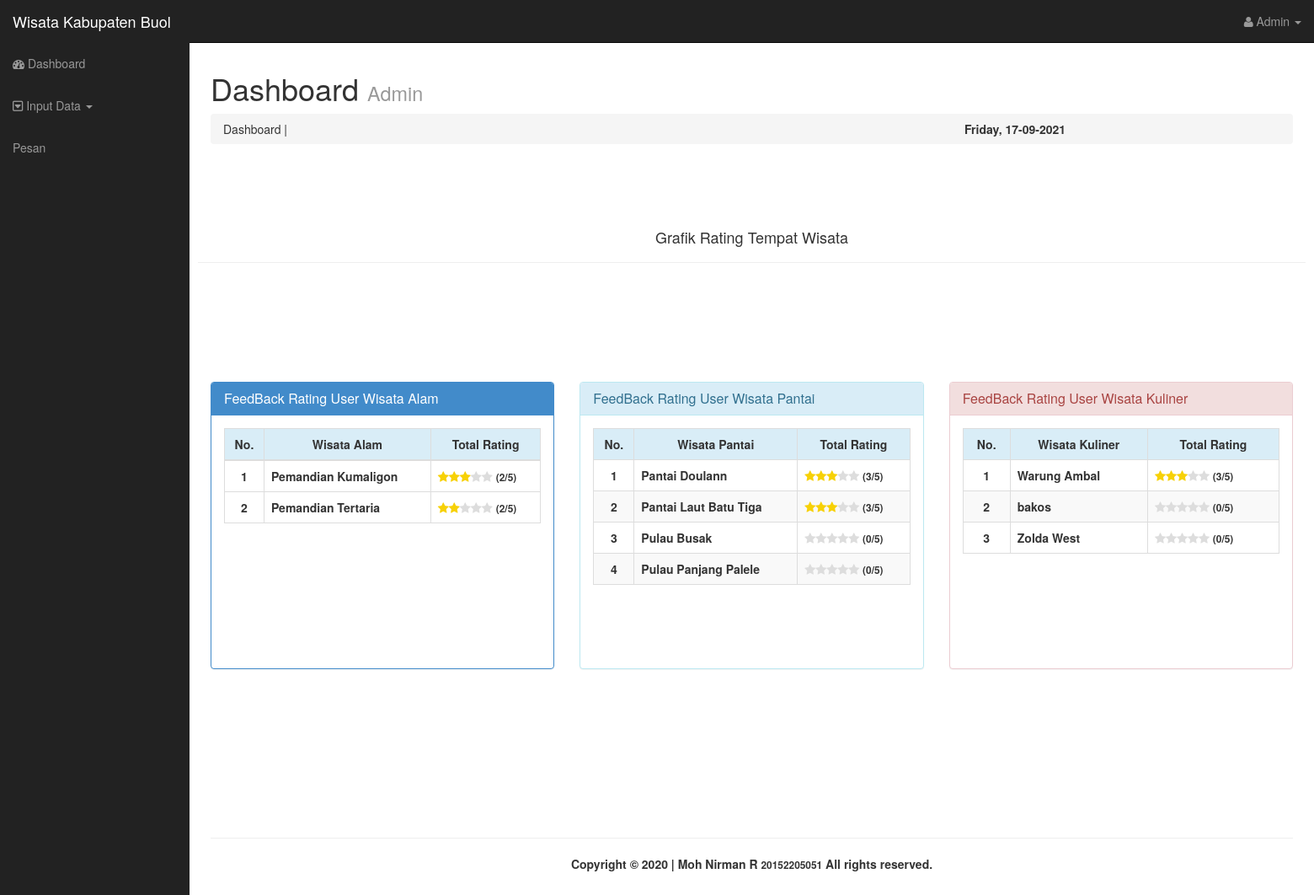
Screenshot of /admin/administrator/home2.php (signed in) with the database file from the repository.
### tables this page shows
CREATE TABLE `df_wisata` (
  `id_lokasi` int(6) NOT NULL,
  `nm_lokasi` varchar(30) NOT NULL,
  `gr_lintang` varchar(20) NOT NULL,
  `gr_bujur` varchar(30) NOT NULL,
  `informasi` longtext NOT NULL,
  `gambar` varchar(100) NOT NULL,
  `id_user` int(11) NOT NULL
);

CREATE TABLE `pantai` (
  `id_pantai` int(6) NOT NULL,
  `nm_pantai` varchar(30) NOT NULL,
  `gr_lintang` varchar(30) NOT NULL,
  `gr_bujur` varchar(30) NOT NULL,
  `inf_pantai` longtext NOT NULL,
  `gambar` varchar(100) NOT NULL,
  `id_user` int(11) NOT NULL
);

CREATE TABLE `k_rating` (
  `id_user` varchar(15) NOT NULL,
  `rating` tinyint(1) NOT NULL,
  `perbaikan` varchar(255) NOT NULL,
  `id_kuliner` varchar(30) NOT NULL,
  `nama_user` varchar(30) NOT NULL,
  `komentar` varchar(100) NOT NULL
);

CREATE TABLE `df_kuliner` (
  `id_kuliner` int(6) NOT NULL,
  `nm_kuliner` varchar(100) NOT NULL,
  `gr_lintang` varchar(30) NOT NULL,
  `gr_bujur` varchar(30) NOT NULL,
  `info_kuliner` longtext NOT NULL,
  `gambar` varchar(100) NOT NULL,
  `id_user` int(11) NOT NULL
);

### admin/administrator/views/dashboard.php (the view, shortened to what this page needs)
<div class="row">
  <body bgcolor="dark">
    <div class="col-lg-12">
      <h1>Dashboard <small>Admin</small></h1>
      <ol class="breadcrumb">
        <li style="color: #222s;"><i class="icon-dashboard"></i> Dashboard |  <b style="margin-left: 800px;"><?php echo date('l, d-m-Y');?></hb></li>
      </ol>
    </div>
</div>
<div class="row">
  <div class="col-lg-12">
  </div>
</div>
<div class="row">
  <h4 style="text-align: center;">Grafik Rating Tempat Wisata</h4>
  <hr />
  <div class="col-md-4 col-sm-12">
  </div>
  <div class="col-md-4 col-sm-12">
  </div>
  <div class="col-md-4 col-sm-12">
  </div>
</div>
<div style="margin-bottom: 100px;">&nbsp;</div>
<div class="row">
  <div class="col-lg-4">
    <div class="panel panel-primary">
      <div class="panel-heading">
        <h3 class="panel-title"> FeedBack Rating User Wisata Alam </h3>
      </div>
      <div class="panel-body" style="height: 300px; overflow: scroll;">
        <div class="table-responsive">
          <table class="table table-bordered table-hover tablesorter">
            <thead>
            <tr>
              <th class="info">
                <div align="center">No.</div>
              </th>
              <th class="info">
                <div align="center">Wisata Alam</div>
              </th>
              <th class="info">
                <div align="center">Total Rating</div>
              </th>
            </tr>
            </thead>
            <tbody>
              <?php
              include 'config/koneksi.php';
              $no = 1;
              if ($_SESSION['level'] == 'admin') {
                $get = $config->query("SELECT c.id_lokasi AS id_lokasi, nm_lokasi, AVG(rating) AS rating, nama_user,komentar,r.id_user AS id_user FROM df_wisata c LEFT JOIN t_rating r ON(c.id_lokasi = r.id_lokasi) GROUP BY c.id_lokasi ORDER BY rating DESC");
              } else {
                $get = $config->query("SELECT c.id_lokasi AS id_lokasi, nm_lokasi, AVG(rating) AS rating, nama_user,komentar,r.id_user AS id_user FROM df_wisata c LEFT JOIN t_rating r ON(c.id_lokasi = r.id_lokasi) WHERE c.id_user = '$_SESSION[id_user]' GROUP BY c.id_lokasi ORDER BY rating DESC");
              }
              if ($get->num_rows > 0) {
                while ($d = $get->fetch_assoc()) {
                  $star = '';
                  for ($i = 1; $i <= 5; $i++) {
                    if ($i <= ceil($d['rating'])) {
                      $star .= '<span class="on"><i class="fa fa-star"></i></span>';
                    } else {
                      $star .= '<span class="off"><i class="fa fa-star"></i></span>';
                    }
                  } ?>
                  <tr>
                    <td align="center"><?php echo $no++; ?></td>
                    <td>
                      <div align="LEFT"><?php echo $d['nm_lokasi']; ?></div>
                    </td>
                    <td>
                      <div align="justify">
                        <div class="star">
                          <?php echo $star; ?> <small>(<?php echo ($d['rating'] != '') ? (int)$d['rating'] : 0; ?>/5)</small>
                        </div>
                      </div>
                    </td>
                  </tr>
              <?php
                }
              }
              ?>
            </tbody>
          </table>
        </div>
      </div>
    </div>
  </div>
  <div class="col-lg-4">
    <div class="panel panel-info">
      <div class="panel-heading">
        <h3 class="panel-title"> FeedBack Rating User Wisata Pantai</h3>
      </div>
      <div class="panel-body " style="height: 300px; overflow: scroll;">
        <div class="table-responsive">
          <table class="table table-hover table-striped table-bordered table-sm">
            <tr>
              <th class="info">
                <div align="center">No.</div>
              </th>
              <th class="info">
                <div align="center">Wisata Pantai</div>
              </th>
              <th class="info">
                <div align="center">Total Rating</div>
              </th>
            </tr>
            <?php
            include 'config/koneksi.php';
            $no = 1;
            if ($_SESSION['level'] == 'admin') {
              $get = $config->query("SELECT c.id_pantai AS id_pantai, nm_pantai,  AVG(rating) AS rating, nama_user,komentar, r.id_user AS id_user FROM pantai c LEFT JOIN p_rating r ON(c.id_pantai = r.id_pantai) GROUP BY c.id_pantai ORDER BY rating DESC");
            } else {
              $get = $config->query("SELECT c.id_pantai AS id_pantai, nm_pantai,  AVG(rating) AS rating, nama_user,komentar, r.id_user AS id_user FROM pantai c LEFT JOIN p_rating r ON(c.id_pantai = r.id_pantai) WHERE c.id_user = '$_SESSION[id_user]' GROUP BY c.id_pantai ORDER BY rating DESC");
            }
            if ($get->num_rows > 0) {
              while ($d = $get->fetch_assoc()) {
                $star = '';
                for ($i = 1; $i <= 5; $i++) {
                  if ($i <= ceil($d['rating'])) {
                    $star .= '<span class="on"><i class="fa fa-star"></i></span>';
                  } else {
                    $star .= '<span class="off"><i class="fa fa-star"></i></span>';
                  }
                } ?>
                <tr>
                  <td align="center"><?php echo $no++; ?></td>
                  <td>
                    <div align="LEFT"><?php echo $d['nm_pantai']; ?></div>
                  </td>
                  <td>
                    <div align="justify">
                      <div align="justify">
                        <div class="star">
                          <?php echo $star; ?> <small>(<?php echo ($d['rating'] != '') ? (int)$d['rating'] : 0; ?>/5)</small>
                        </div>
                      </div>
                  </td>
                </tr>
            <?php
              }
            }
            ?>
          </table>
        </div>
      </div>
    </div>
  </div>
  <div class="col-lg-4">
    <div class="panel panel-danger">
      <div class="panel-heading">
        <h3 class="panel-title"> FeedBack Rating User Wisata Kuliner</h3>
      </div>
      <div class="panel-body" style="height: 300px; overflow: scroll; ">
        <div class="table-responsive">
          <table class="table table-hover table-striped table-bordered table-sm">
            <tr>
              <th class="info">
                <div align="center">No.</div>
              </th>
              <th class="info">
                <div align="center">Wisata Kuliner</div>
              </th>
              <th class="info">
                <div align="center">Total Rating</div>
              </th>
            </tr>
            <?php
            include 'config/koneksi.php';
            $no = 1;
            if ($_SESSION['level'] == 'admin') {
              $get = $config->query("SELECT c.id_kuliner AS id_kuliner, nm_kuliner,  AVG(rating) AS rating, nama_user,komentar, r.id_user AS id_user FROM df_kuliner c LEFT JOIN k_rating r ON(c.id_kuliner = r.id_kuliner) GROUP BY c.id_kuliner ORDER BY rating DESC");
            } else {
              $get = $config->query("SELECT c.id_kuliner AS id_kuliner, nm_kuliner,  AVG(rating) AS rating, nama_user,komentar, r.id_user AS id_user FROM df_kuliner c LEFT JOIN k_rating r ON(c.id_kuliner = r.id_kuliner) WHERE c.id_user = '$_SESSION[id_user]' GROUP BY c.id_kuliner ORDER BY rating DESC");
            }
            if ($get->num_rows > 0) {
              while ($d = $get->fetch_assoc()) {
                $star = '';
                for ($i = 1; $i <= 5; $i++) {
                  if ($i <= ceil($d['rating'])) {
                    $star .= '<span class="on"><i class="fa fa-star"></i></span>';
                  } else {
                    $star .= '<span class="off"><i class="fa fa-star"></i></span>';
                  }
                } ?>
                <tr>
                  <td align="center"><?php echo $no++; ?></td>
                  <td>
                    <div align="LEFT"><?php echo $d['nm_kuliner']; ?></div>
                  </td>
                  <td>
                    <div align="justify">
                      <div class="star">
                        <?php echo $star; ?> <small>(<?php echo ($d['rating'] != '') ? (int)$d['rating'] : 0; ?>/5)</small>
                      </div>
                    </div>
                  </td>
                </tr>
            <?php
              }
            }
            ?>
          </table>
        </div>
      </div>
    </div>
  </div>
</div>
<br><br><br><br><br><br><br><br>
<hr>
<?php
include 'assets/template/footer.php';
?>

### admin/administrator/assets/css/sb-admin.css (style rules this page uses)
body { margin-top: 50px; }
table.tablesorter thead { cursor: pointer; }

### admin/administrator/views/dashboard.php (style rules this page uses)
h4 { font-weight: normal; margin-top: 40px; margin-bottom: 0px; }
.on { color: #f7d106 }
.off { color: #ddd; }

### rows the page displays
df_wisata: nm_lokasi "Pemandian Kumaligon", rating "2"
df_wisata: nm_lokasi "Pemandian Tertaria", rating "2"
pantai: nm_pantai "Pantai Doulann", rating "3"
pantai: nm_pantai "Pantai Laut Batu Tiga", rating "3"
pantai: nm_pantai "Pulau Busak", shows "0"
pantai: nm_pantai "Pulau Panjang Palele", shows "0"
k_rating: id_kuliner.nm_kuliner "Warung Ambal", rating "3"
df_kuliner: nm_kuliner "bakos", shows "0"
df_kuliner: nm_kuliner "Zolda West", shows "0"
